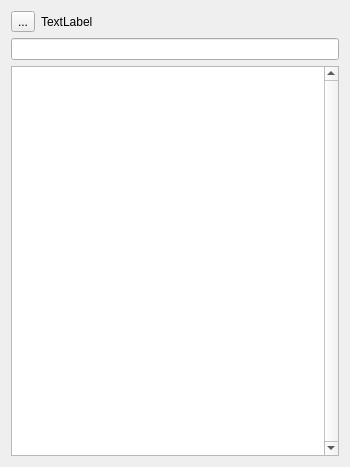
<?xml version="1.0" encoding="UTF-8"?>
<ui version="4.0">
 <class>Model</class>
 <widget class="QDialog" name="Model">
  <property name="geometry">
   <rect>
    <x>0</x>
    <y>0</y>
    <width>350</width>
    <height>467</height>
   </rect>
  </property>
  <property name="windowTitle">
   <string>Dialog</string>
  </property>
  <layout class="QVBoxLayout" name="verticalLayout">
   <item>
    <layout class="QHBoxLayout" name="hl_model">
     <item>
      <widget class="QToolButton" name="toolButton_model">
       <property name="text">
        <string>...</string>
       </property>
      </widget>
     </item>
     <item>
      <widget class="QLabel" name="label_model">
       <property name="text">
        <string>TextLabel</string>
       </property>
      </widget>
     </item>
    </layout>
   </item>
   <item>
    <widget class="QLineEdit" name="lineEdit_model"/>
   </item>
   <item>
    <widget class="QListWidget" name="listWidget_model">
     <property name="verticalScrollBarPolicy">
      <enum>Qt::ScrollBarAlwaysOn</enum>
     </property>
     <property name="horizontalScrollBarPolicy">
      <enum>Qt::ScrollBarAlwaysOff</enum>
     </property>
    </widget>
   </item>
  </layout>
 </widget>
 <resources/>
 <connections>
  <connection>
   <sender>toolButton_model</sender>
   <signal>clicked()</signal>
   <receiver>Model</receiver>
   <slot>slot_tmp()</slot>
   <hints>
    <hint type="sourcelabel">
     <x>130</x>
     <y>28</y>
    </hint>
    <hint type="destinationlabel">
     <x>66</x>
     <y>97</y>
    </hint>
   </hints>
  </connection>
  <connection>
   <sender>lineEdit_model</sender>
   <signal>textChanged(QString)</signal>
   <receiver>Model</receiver>
   <slot>slot_tmp()</slot>
   <hints>
    <hint type="sourcelabel">
     <x>304</x>
     <y>61</y>
    </hint>
    <hint type="destinationlabel">
     <x>51</x>
     <y>172</y>
    </hint>
   </hints>
  </connection>
  <connection>
   <sender>listWidget_model</sender>
   <signal>clicked(QModelIndex)</signal>
   <receiver>Model</receiver>
   <slot>slot_tmp()</slot>
   <hints>
    <hint type="sourcelabel">
     <x>233</x>
     <y>262</y>
    </hint>
    <hint type="destinationlabel">
     <x>369</x>
     <y>318</y>
    </hint>
   </hints>
  </connection>
 </connections>
 <slots>
  <slot>slot_tools_clicked()</slot>
  <slot>slot_keyword_changed()</slot>
  <slot>slot_model_clicked()</slot>
  <slot>slot_tmp()</slot>
 </slots>
</ui>
